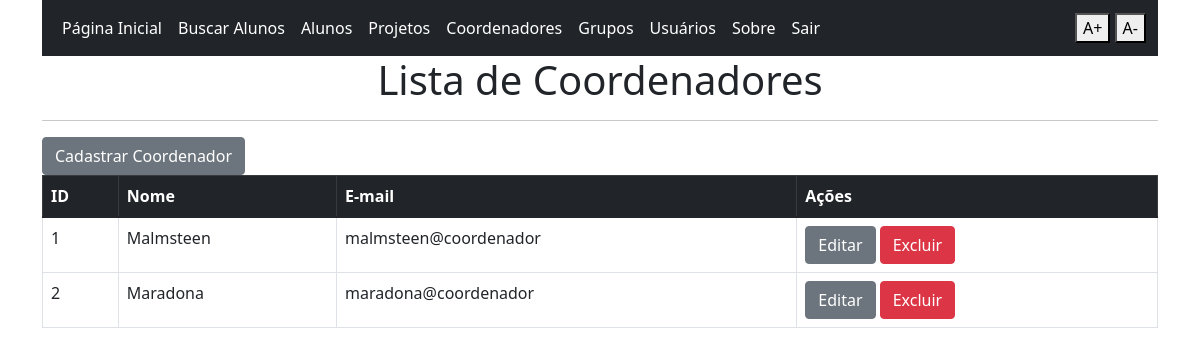
The app's page /lista_coordenadores (signed in), older data.
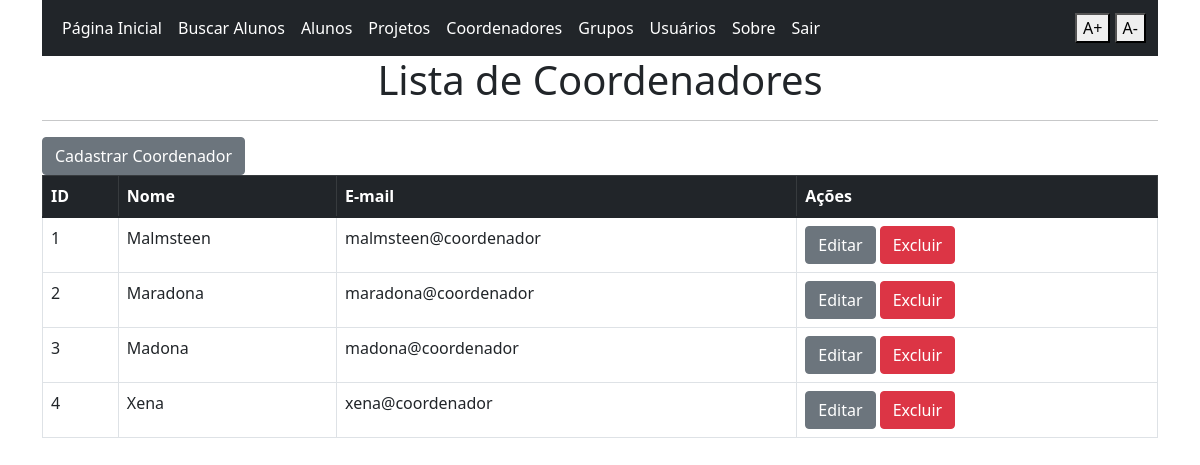
The same page, newer data.
### app.py (models this page shows, shortened)
class coordenadores(db.Model):
    id = db.Column(db.Integer, primary_key=True)
    nome = db.Column(db.String(50))
    email = db.Column(db.String(50))
    senha = db.Column(db.String(50))
    tipo_usuario = db.Column(db.String(20))
    grupos = db.relationship('grupos', backref='coordenadores', lazy=True)

### app.py (the view)
@app.route('/lista_coordenadores')
@login_required
def lista_coordenadores():
    lista_coordenadores = coordenadores.query.all()
    return render_template('lista_coordenadores.html', coordenadores=lista_coordenadores)

### app.py (called while the page is built)
@login_manager.user_loader
def load_user(user_id):
    return usuarios.query.get(user_id)

### templates/lista_coordenadores.html
{% extends 'base.html' %}
{% block conteudo %}
    <h1 align="center">Lista de Coordenadores</h1>
    <hr>
    <a href="{{url_for('cadastrar_coordenador')}}" class="btn btn-secondary" aria-label="Ir para a tela de cadastro de novo coordenador.">Cadastrar Coordenador</a>
    <table class="table table-bordered table-hover">
        <thead class="table-dark">
            <th scope="col">ID</th>
            <th scope="col">Nome</th>
            <th scope="col">E-mail</th>
            <th scope="col">Ações</th>
        </thead>
        <tbody>
            {% for coordenador in coordenadores %}
                <tr>
                    <td>{{coordenador.id}}</td>
                    <td>{{coordenador.nome}}</td>
                    <td>{{coordenador.email}}</td>
                    <td>
                        <a href="{{coordenador.id}}/atualiza_coordenador" class="btn btn-secondary btn-xs">Editar</a>
                        <a href="{{coordenador.id}}/excluir_coordenador" onclick="return confirm('Deseja exlcuir esse registro?')" class="btn btn-danger btn-xs">Excluir</a>
                    </td>
                </tr>
            {% endfor %}
        </tbody>
    </table>
{% endblock conteudo %}

Row changes from the older to the newer data that the page shows:
added coordenadores: id "3", nome "Madona", email "madona@coordenador"
added coordenadores: id "4", nome "Xena", email "xena@coordenador"
